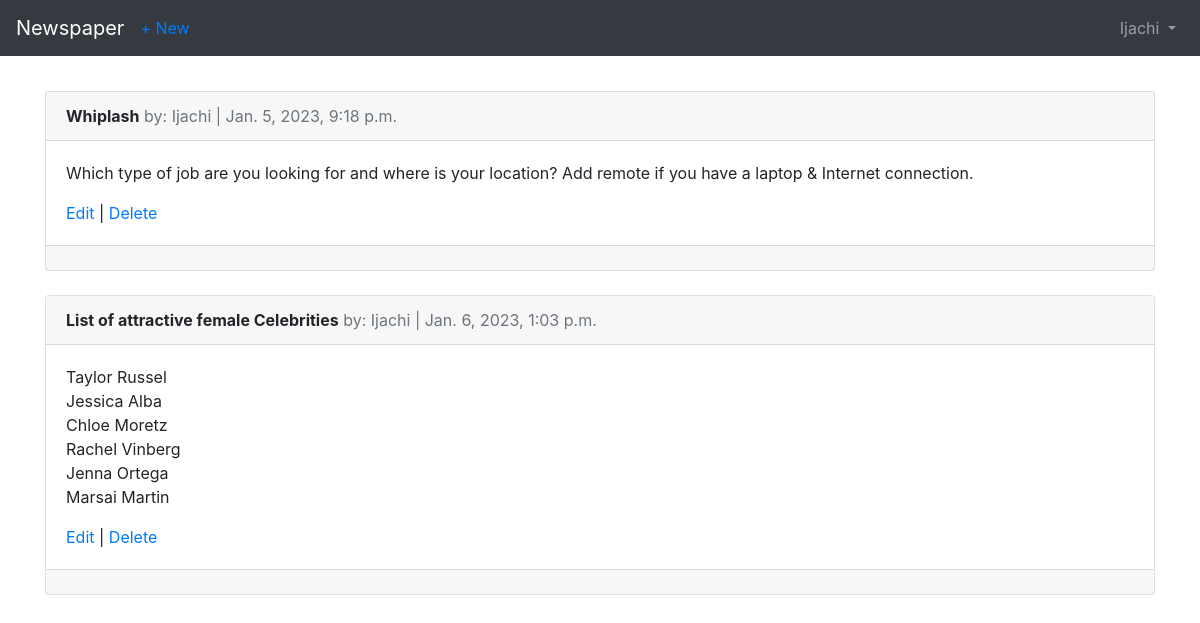
The page /articles/ (signed in) on the database as committed earlier.
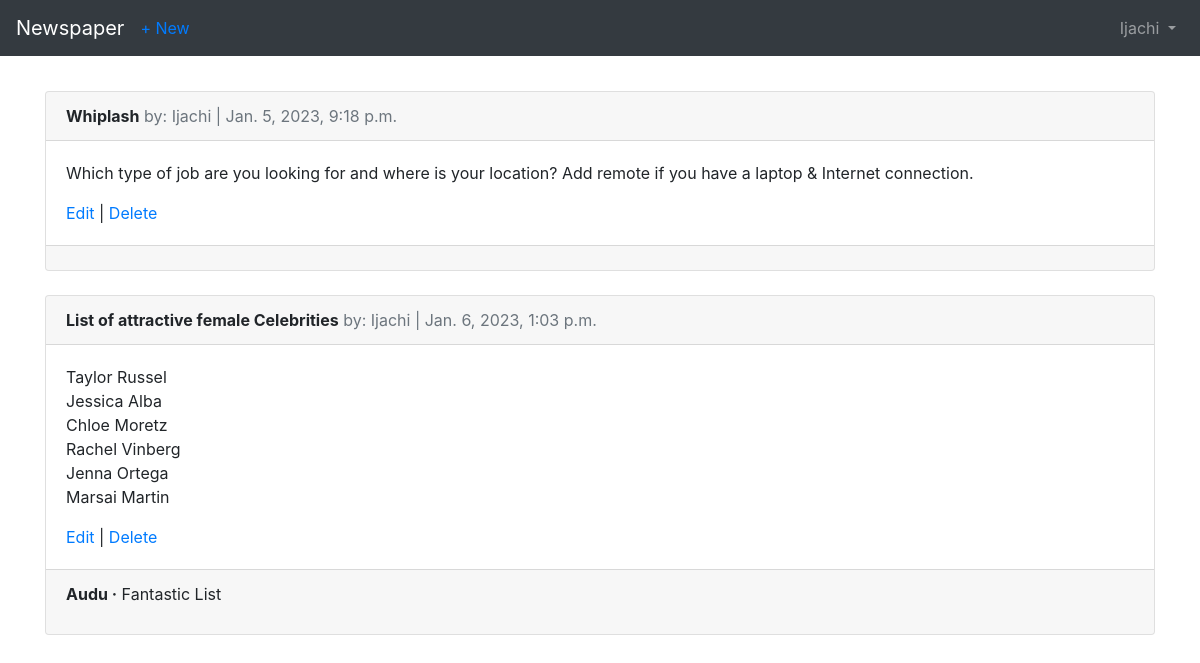
The same page on the database as committed later.
### articles/models.py (models this page shows, shortened)
class Article(models.Model):
    title = models.CharField(max_length=255)
    body = models.TextField()
    date = models.DateTimeField(auto_now_add=True)
    author = models.ForeignKey(
        get_user_model(),
        on_delete=models.CASCADE,
    )

class Comment(models.Model):
    article = models.ForeignKey(
        Article,
        on_delete=models.CASCADE,
        related_name="comments"
    )
    comment = models.CharField(max_length=140)
    author = models.ForeignKey(
        get_user_model(),
        on_delete=models.CASCADE
    )
    def __str__(self):
        return self.comment

### users/models.py (models this page shows)
class CustomUser(AbstractUser):
    age = models.PositiveIntegerField(null=True, blank=True)

### articles/views.py (the view)
# urls.py: path("", ArticleListView.as_view(), name="article_list"),
class ArticleListView(LoginRequiredMixin, ListView):
    model = Article
    template_name = "article_list.html"
    context_object_name = "article_list"
    login_url = "login"

### templates/article_list.html
{% extends "base.html" %}
{% block content %}
    {% for article in article_list %}
        <div class="card">
            <div class="card-header">
                <span class="font-weight-bold">{{ article.title }}</span>
                <span class="text-muted">by: {{ article.author }} | {{ article.date }}</span>
            </div>
            <div class="card-body">
                <p>{{ article.body|linebreaksbr }}</p>
                <a href="{% url 'article_edit' article.pk %}">Edit</a> | <a href="{% url 'article_delete' article.pk %}">Delete</a>
            </div>
            <div class="card-footer">
                {% for comment in article.comments.all %}
                    <p>
                        <span class="font-weight-bold">{{ comment.author|capfirst }}  &middot;</span>
                        {{ comment }}
                    </p>
                {% endfor %}
            </div>
        </div>
        <br>
    {% endfor %}
{% endblock content %}

Rows that differ between the two databases and show on the page:
added Comment: author "Audu", comment "Fantastic List", shown under Article "List of attractive female Celebrities"
